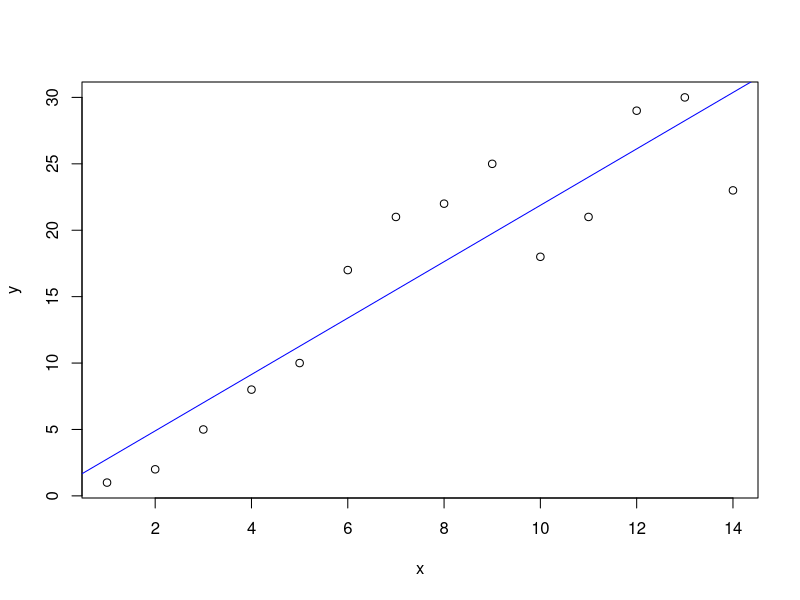

This figure's R source:
y<-c(1,2,5,8,10,17,21,22,25,18,21,29,30,23)
x<-1:length(y)
mdl<-lm(y~x)
plot(x,y)
abline(mdl,col="blue")

print(mdl)

# Call:
#   lm(formula = y ~ x)
# 
# Coefficients:
#   (Intercept)            x  
#       0.6484       2.1231  